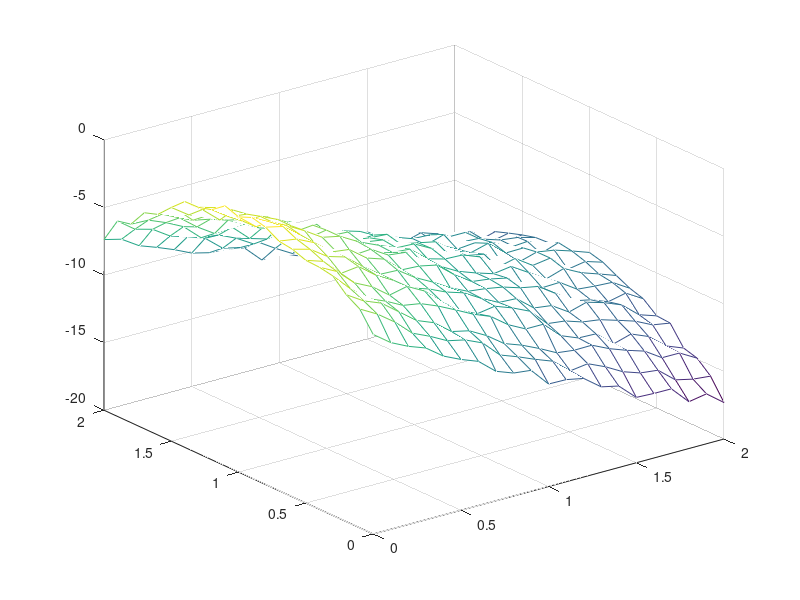

Write MATLAB code to recreate this figure. (Note: this script raises an error after producing the figure.)
% kriging fitting and prediction demo for 2d problem
% NTU, ME, SOLab
% 2022/09/27

clc; clear; close all;
%% Step 0: Load data file
% x1,x2: 21*21 points between 0 and 2
% z: 21*21 points
load('TwoDimensional_data.mat');
lb = [0, 0];
ub = [2, 2];
% Reshape
x1_flatten = reshape(x1,[21*21 1]);
x2_flatten = reshape(x2,[21*21,1]);
z_flatten = reshape(z,[21*21,1]);

x_data = [x1_flatten, x2_flatten];
z_data = z_flatten;

%% Step 1: Polt the original data
figure(1);
% Hint: plot3
% ----- to do -----
mesh(x1, x2, z);
%plot3(x1_flatten, x2_flatten, z_data, '.');
hold on;

%% Step 2: Modeling through the all data.
% Fitting kriging
% Hint: parameter = f_variogram_fit(data x, data z, lb, ub);
% ----- to do -----
parameter = f_variogram_fit(x_data, z_data, lb, ub);

% Kriging prediction.
% Hint: Kriging prediction = f_predictkrige(data x, parameter);
% ----- to do -----
prediction = f_predictkrige(x_data, parameter);

% Plot the kriging average in the interval [0,2].
% ----- to do -----
P = reshape(prediction,size(z));
mesh(x1, x2, P);
%plot3(x1_flatten, x2_flatten, prediction, '.');

%% Step 3: Estimate error (known model)
figure(2);
z_origin = (x1_flatten.^2-5*x2_flatten.^2+x1_flatten.*x2_flatten-8*x1_flatten+9*x2_flatten-5);

% Estimate error 
% ----- to do -----
z_err = sqrt((prediction - z_origin).^2)./z_origin.*100;

% Plot error with respect to x1 and x2  
% ----- to do -----
mesh(x1, x2, reshape(z_err, size(z)));
%plot3(x1_flatten, x2_flatten, z_err, '.');

%% Step 4: Estimate error (unknown model, leave one out)
% Leave one out: Take out the 1 sample, and model through the remaining n-1 data.
% Generate 21*21 models.
for i = 1:size(z_flatten,1) 
    % Take out the ith sample.
    % ----- to do -----
    x_data_wo_i = x_data([1:i-1, i+1:size(z_flatten,1)], :);
    z_data_wo_i = z_data([1:i-1, i+1:size(z_flatten,1)], :);

    % Modeling through the remaining 21*21-1 data. (similar Step 2)
    % ----- to do -----
    parameter_wo_i = f_variogram_fit(x_data_wo_i, z_data_wo_i, lb, ub);
    prediction_wo_i = f_predictkrige(x_data, parameter_wo_i);

    % Estimate error between model prediction and provided data 
    % ----- to do -----
    z_err_wo_i(i,1) = sqrt( ( prediction_wo_i(i,1) - z_data(i,1) ).^2 )./z_data(i,1).*100;

end
% Polt error with respect to each model 
 % ----- to do -----
 figure(3)
 mesh(x1, x2, reshape(z_err_wo_i, size(z)));
 %plot3(x1_flatten, x2_flatten, z_err_wo_i, '.');

 figure(4)
 hist(z_err_wo_i, 10);
 
